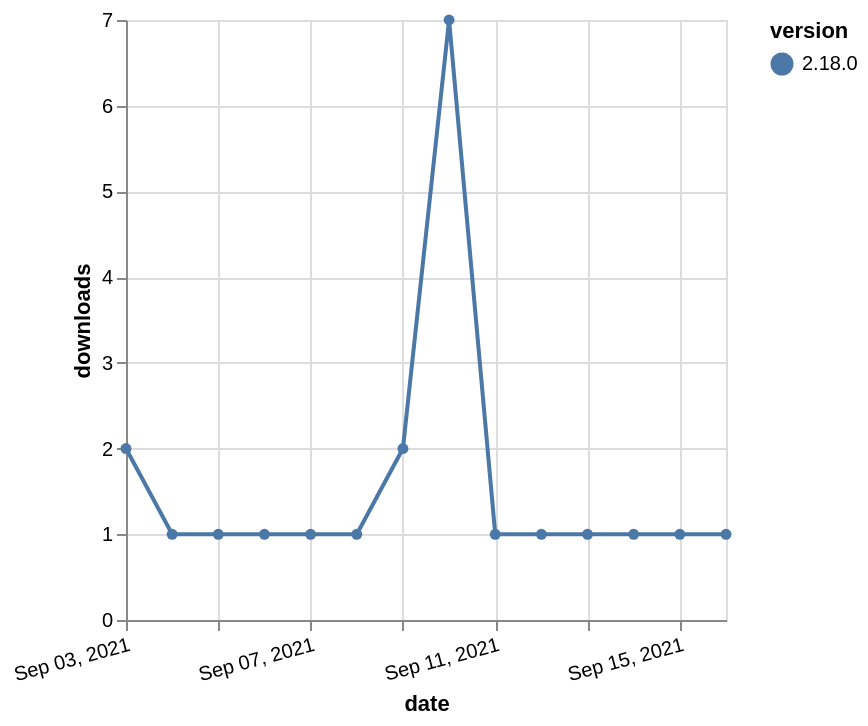

The specification (Vega-Lite) saved for this image:
### Vega-Lite specification from a JSON file in a GitHub repository (floating-point values rounded to 4 significant figures)
{"$schema": "https://vega.github.io/schema/vega-lite/v5.json", "description": "A simple bar chart with embedded data.", "data": {"values": [{"date": "2021-09-03", "total": 510, "delta": 2, "version": "2.18.0"}, {"date": "2021-09-04", "total": 511, "delta": 1, "version": "2.18.0"}, {"date": "2021-09-05", "total": 512, "delta": 1, "version": "2.18.0"}, {"date": "2021-09-06", "total": 513, "delta": 1, "version": "2.18.0"}, {"date": "2021-09-07", "total": 514, "delta": 1, "version": "2.18.0"}, {"date": "2021-09-08", "total": 515, "delta": 1, "version": "2.18.0"}, {"date": "2021-09-09", "total": 517, "delta": 2, "version": "2.18.0"}, {"date": "2021-09-10", "total": 524, "delta": 7, "version": "2.18.0"}, {"date": "2021-09-11", "total": 525, "delta": 1, "version": "2.18.0"}, {"date": "2021-09-12", "total": 526, "delta": 1, "version": "2.18.0"}, {"date": "2021-09-13", "total": 527, "delta": 1, "version": "2.18.0"}, {"date": "2021-09-14", "total": 528, "delta": 1, "version": "2.18.0"}, {"date": "2021-09-15", "total": 529, "delta": 1, "version": "2.18.0"}, {"date": "2021-09-16", "total": 530, "delta": 1, "version": "2.18.0"}]}, "width": "container", "mark": {"type": "line", "point": {"filled": true}}, "encoding": {"x": {"field": "date", "type": "temporal", "timeUnit": "yearmonthdate", "title": "date", "axis": {"labelAngle": -15}}, "y": {"field": "delta", "type": "quantitative", "title": "downloads"}, "color": {"field": "version", "type": "nominal"}, "tooltip": {"field": "delta"}}}
